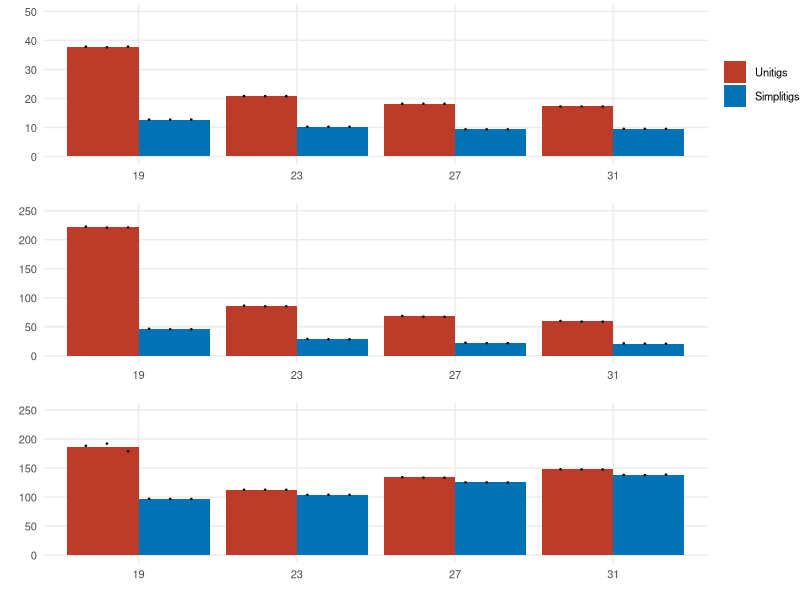

Generate this figure with R: (Note: this script raises an error after producing the figure.)
#!/usr/bin/env Rscript

library(tidyverse)
library(patchwork)
library(ggsci)

isRStudio <- Sys.getenv("RSTUDIO") == "1"

w <- 2.2
h <- 4
ps <- 0.25

theme_set(
  theme_minimal(base_family = 'Helvetica') +
    theme(
      legend.title = element_blank(),
      plot.margin = unit(c(1.5, 0.0, 0.0, 0), "pt"),
      legend.margin = unit(x = c(0, 0, 0, 0), units = "mm"),
      plot.background = element_rect(colour = "white"),
      text = element_text(size = 10),
      panel.grid.minor = element_blank()
    )
)

scale_fill_discrete <- function(...) {
  scale_fill_nejm(...)
}

plot_df <- function(df0, name) {
  solid <- str_detect(name, "solid")

  if (solid) {
    ylim.mem = c(0, 50)
    ylim.loading = c(0, 250)
    ylim.matching = c(0, 250)
  } else{
    ylim.mem = c(0, 120)
    ylim.loading = c(0, 1600)
    ylim.matching = c(0, 1000)
  }

  df <- df0 %>%
    mutate(file = str_replace(file, ".log", "")) %>%
    separate(file, into = c("method", "k"), sep = 2) %>%
    mutate(k = str_replace(k, "_solid10", "")) %>%
    mutate(method = str_replace(method, "pa", "Simplitigs")) %>%
    mutate(method = str_replace(method, "bc", "Unitigs")) %>%
    mutate(method = fct_rev(as.factor(method)))

  dfag <- df %>%
    group_by(method, k) %>%
    summarize(
      mem = mean(mem, na.rm = T),
      loading = mean(loading, na.rm = T),
      matching = mean(matching, na.rm = T)
    )

  p <- ggplot(dfag) +
    geom_bar(aes(x = k, y = mem, fill = method),
             stat = "identity",
             position = position_dodge()) +
    geom_point(
      aes(x = k, y = mem),
      data = df,
      position = position_dodge2(width = .8),
      size = ps
    ) +
    ylim(ylim.mem) +
    xlab("") +
    ylab("")

  q <- ggplot(dfag) +
    geom_bar(aes(x = k, y = loading, fill = method),
             stat = "identity",
             position = position_dodge()) +
    geom_point(
      aes(x = k, y = loading),
      data = df,
      position = position_dodge2(width = .8),
      size = ps
    ) +
    ylim(ylim.loading) +
    xlab("") +
    ylab("") +
    theme(legend.position = "none")

  r <- ggplot(dfag) +
    geom_bar(aes(x = k, y = matching, fill = method),
             stat = "identity",
             position = position_dodge()) +
    geom_point(
      aes(x = k, y = matching),
      data = df,
      position = position_dodge2(width = .8),
      size = ps
    ) +
    ylim(ylim.matching) +
    xlab("") +
    ylab("") +
    theme(legend.position = "none")

  (p / q / r) + ggsave(name, width = w, height = h)
}


df_imac <- read_tsv("fastmap_imac.tsv") %>%
  filter(grepl('solid', file))
plot_df(df_imac, "imac_solid.pdf")

if (!isRStudio) {
  df_imac <- read_tsv("fastmap_imac.tsv") %>%
    filter(!grepl('solid', file))
  plot_df(df_imac, "imac_full.pdf")

  df_o2_solid <- read_tsv("fastmap_o2.tsv") %>%
    filter(grepl('solid', file))
  plot_df(df_o2_solid, "o2_solid.pdf")

  df_o2_full <- read_tsv("fastmap_o2.tsv") %>%
    filter(!grepl('solid', file))
  plot_df(df_o2_full, "o2_full.pdf")
}
